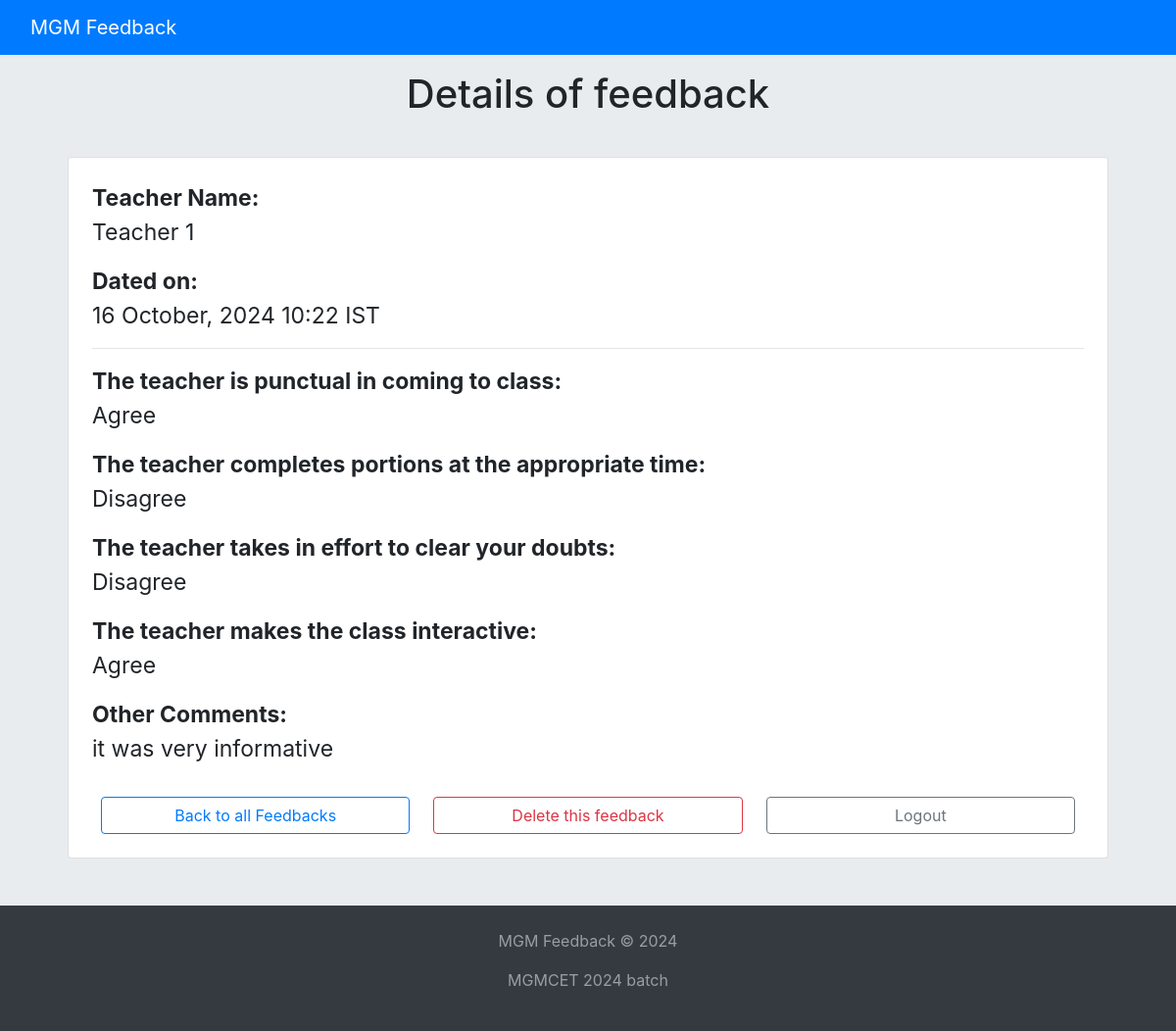
Screenshot of /review/feedback/26/ (signed in) with the database file from the repository.
### Feedback/models.py (models this page shows, shortened)
class FeedbackData(models.Model):
    CHOICES = (
        ('Strongly Disagree', 'Strongly Disagree'),
        ('Disagree', 'Disagree'),
        ('Sometimes', 'Sometimes'),
        ('Agree', 'Agree'),
        ('Strongly Agree', 'Strongly Agree'),
    )
    date_submitted = models.DateTimeField(auto_now=True)
    teacher_name = models.ForeignKey(Teacher, verbose_name='Name of Teacher',
                                     on_delete=models.CASCADE)
    punctuality = models.CharField(verbose_name='The teacher is punctual in coming to class',
                                   max_length=225,
                                   choices=CHOICES)
    portion = models.CharField(verbose_name='The teacher completes portions at the appropriate time',
                               max_length=225,
                               choices=CHOICES)
    doubt = models.CharField(verbose_name='The teacher takes in effort to clear your doubts',
                             max_length=225,
                             choices=CHOICES)
    interactive = models.CharField(verbose_name='The teacher makes the class interactive',
                                   max_length=225,
                                   choices=CHOICES)
    comments = models.TextField(verbose_name='Any other feedback (your comments)',
                                blank=True)
    class Meta:
        verbose_name = 'Feedback Data'
        verbose_name_plural = 'Feedback Data'

### Home/models.py (models this page shows)
class Teacher(models.Model):
    name = models.CharField(verbose_name='Name of teacher',
                            max_length=255, unique=True)
    class Meta:
        verbose_name = 'Teacher'
        verbose_name_plural = 'Teachers'
    def __str__(self):
        return self.name

### Review/views.py (the view)
# urls.py: path('feedback/<int:pk>/', FeedbackDetailView.as_view(), name='FeedbackDetailView'),
class FeedbackDetailView(LoginRequiredMixin, DetailView):
    model = FeedbackData
    template_name = 'Review/detail_feedback.html'
    context_object_name = 'feedback'

### Review/templates/Review/detail_feedback.html
{% extends 'Home/index.html' %}
{% block content %}
    <div class="container">
        <h1 class="text-center py-3">Details of feedback</h1>
        <div class="card p-4 m-4">
            <p style="font-size: 23px;"><strong>Teacher Name:</strong><br>{{ feedback.teacher_name }}</p>
            <p style="font-size: 23px;"><strong>Dated on:</strong><br>{{ feedback.date_submitted|date:'d F, Y H:i e' }}</p>
            <hr class="p-0 m-0 mb-3">
            <p style="font-size: 23px;"><strong>The teacher is punctual in coming to class:</strong><br>{{ feedback.punctuality }}</p>
            <p style="font-size: 23px;"><strong>The teacher completes portions at the appropriate time:</strong><br>{{ feedback.portion }}</p>
            <p style="font-size: 23px;"><strong>The teacher takes in effort to clear your doubts:</strong><br>{{ feedback.doubt }}</p>
            <p style="font-size: 23px;"><strong>The teacher makes the class interactive:</strong><br>{{ feedback.interactive }}</p>
            <p style="font-size: 23px;"><strong>Other Comments:</strong><br>{{ feedback.comments }}</p>
            <div class="row pt-3">
                <a class="btn btn-outline-primary ml-4 mr-4 col" role="button" href="{% url 'ListFeedbackView' %}">Back to all Feedbacks</a>
                <a class="btn btn-outline-danger mr-4 col" role="button" href="{% url 'DeleteFeedbackView' feedback.id %}">Delete this feedback</a>
                <a class="btn btn-outline-secondary mr-4 col" role="button" href="{% url 'LogoutView' %}">Logout</a>
            </div>
        </div>
    </div>
{% endblock content %}

### Home/static/Home/styles.css (style rules this page uses)
body { height: 100%; background-color: #e9ecef; }
html { height: 100%; }

### rows the page displays
FeedbackData: teacher_name "Teacher 1", date_submitted "16 October, 2024 10:22 IST", punctuality "Agree", portion "Disagree", doubt "Disagree", interactive "Agree", comments "it was very informative"
